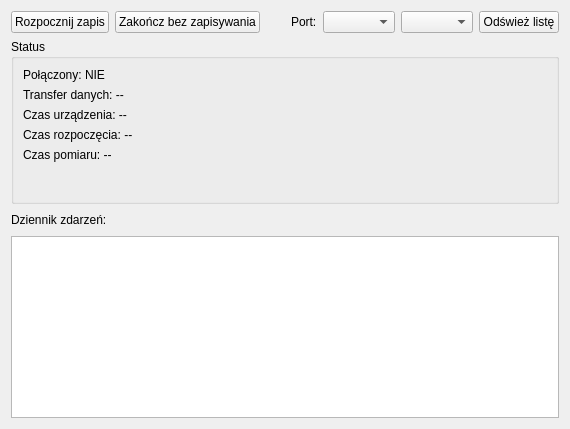
<?xml version="1.0" encoding="UTF-8"?>
<ui version="4.0">
 <class>ConnectionWidget</class>
 <widget class="QWidget" name="ConnectionWidget">
  <property name="geometry">
   <rect>
    <x>0</x>
    <y>0</y>
    <width>570</width>
    <height>429</height>
   </rect>
  </property>
  <property name="windowTitle">
   <string>Form</string>
  </property>
  <layout class="QGridLayout" name="gridLayout">
   <item row="0" column="0">
    <layout class="QHBoxLayout" name="horizontalLayout">
     <item>
      <widget class="QPushButton" name="connectButton">
       <property name="text">
        <string>Rozpocznij zapis</string>
       </property>
      </widget>
     </item>
     <item>
      <widget class="QPushButton" name="cancelConnectButton">
       <property name="text">
        <string>Zakończ bez zapisywania</string>
       </property>
      </widget>
     </item>
     <item>
      <spacer name="horizontalSpacer">
       <property name="orientation">
        <enum>Qt::Horizontal</enum>
       </property>
       <property name="sizeHint" stdset="0">
        <size>
         <width>175</width>
         <height>20</height>
        </size>
       </property>
      </spacer>
     </item>
     <item>
      <widget class="QLabel" name="label">
       <property name="text">
        <string>Port:</string>
       </property>
      </widget>
     </item>
     <item>
      <widget class="QComboBox" name="portListWidget"/>
     </item>
     <item>
      <widget class="QComboBox" name="channelWidget"/>
     </item>
     <item>
      <widget class="QPushButton" name="updatePortListButton">
       <property name="text">
        <string>Odśwież listę</string>
       </property>
      </widget>
     </item>
    </layout>
   </item>
   <item row="1" column="0">
    <widget class="QGroupBox" name="groupBox">
     <property name="title">
      <string>Status</string>
     </property>
     <layout class="QGridLayout" name="gridLayout_2">
      <item row="0" column="0">
       <layout class="QVBoxLayout" name="verticalLayout">
        <item>
         <widget class="QLabel" name="connectionStateLabel">
          <property name="text">
           <string>Połączony: NIE</string>
          </property>
         </widget>
        </item>
        <item>
         <widget class="QLabel" name="dataTransferLabel">
          <property name="text">
           <string>Transfer danych: --</string>
          </property>
         </widget>
        </item>
        <item>
         <widget class="QLabel" name="deviceTimeLabel">
          <property name="whatsThis">
           <string>Pokazuje czy na urządzeniu pomiarowym jest ustawiony prawidłowy czas</string>
          </property>
          <property name="text">
           <string>Czas urządzenia: --</string>
          </property>
         </widget>
        </item>
        <item>
         <widget class="QLabel" name="startTimeLabel">
          <property name="text">
           <string>Czas rozpoczęcia: --</string>
          </property>
         </widget>
        </item>
        <item>
         <widget class="QLabel" name="elapsedTime">
          <property name="text">
           <string>Czas pomiaru: --</string>
          </property>
         </widget>
        </item>
        <item>
         <spacer name="verticalSpacer">
          <property name="orientation">
           <enum>Qt::Vertical</enum>
          </property>
          <property name="sizeHint" stdset="0">
           <size>
            <width>20</width>
            <height>40</height>
           </size>
          </property>
         </spacer>
        </item>
       </layout>
      </item>
     </layout>
    </widget>
   </item>
   <item row="2" column="0">
    <layout class="QHBoxLayout" name="horizontalLayout_2">
     <item>
      <widget class="QLabel" name="label_8">
       <property name="text">
        <string>Dziennik zdarzeń:</string>
       </property>
      </widget>
     </item>
     <item>
      <spacer name="horizontalSpacer_2">
       <property name="orientation">
        <enum>Qt::Horizontal</enum>
       </property>
       <property name="sizeHint" stdset="0">
        <size>
         <width>40</width>
         <height>20</height>
        </size>
       </property>
      </spacer>
     </item>
    </layout>
   </item>
   <item row="3" column="0">
    <widget class="QListWidget" name="logList"/>
   </item>
  </layout>
 </widget>
 <resources/>
 <connections/>
</ui>
